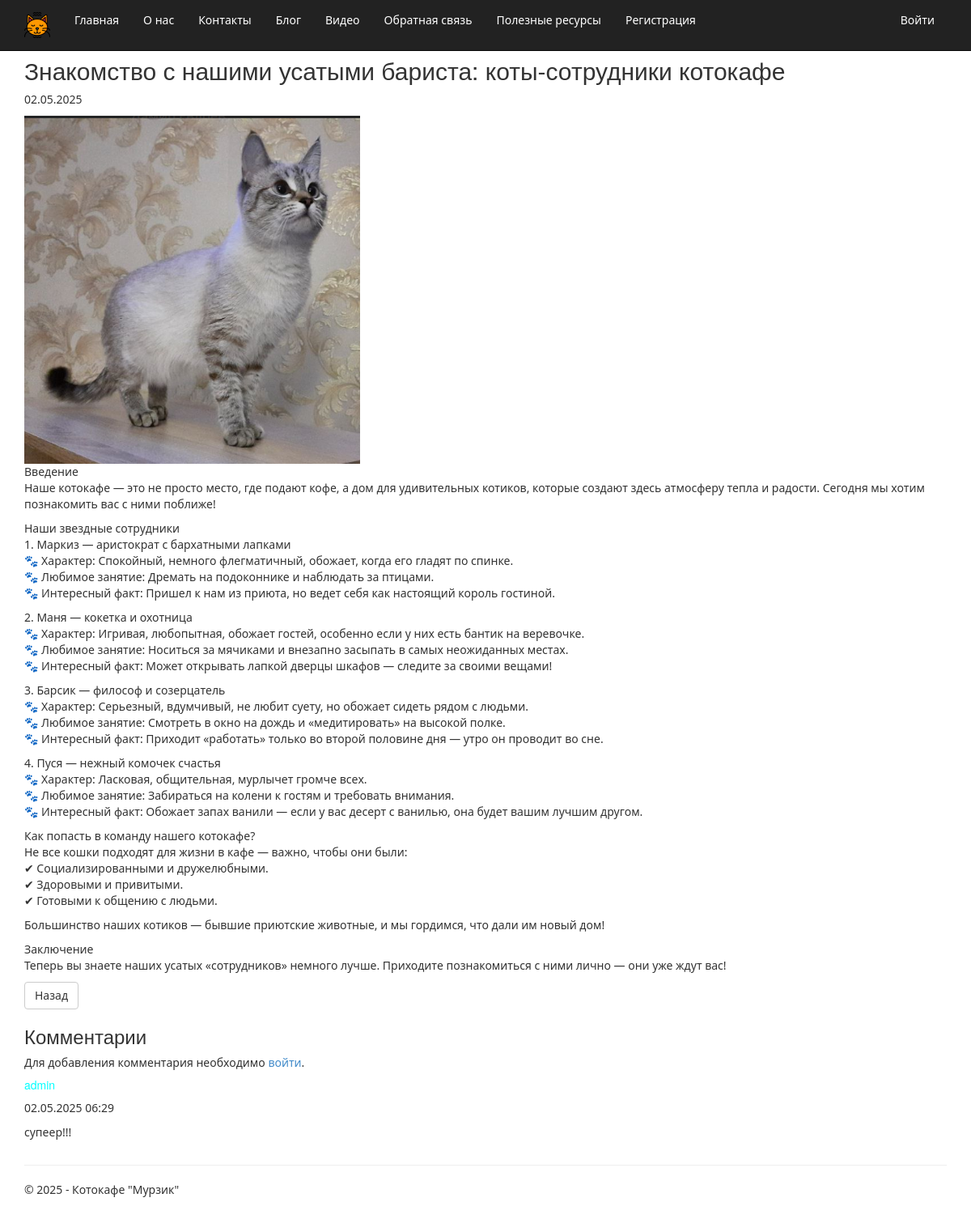
Screenshot of /blogpost/10/ with the database file from the repository.
### app/models.py (models this page shows, shortened)
class Blog(models.Model):
    title = models.CharField(max_length=100, unique_for_date="posted", verbose_name="Заголовок")
    description = models.TextField(verbose_name="Краткое содержание")
    content = models.TextField(verbose_name="Полное содержание")
    posted = models.DateTimeField(db_index=True, auto_now_add=True, verbose_name="Опубликована")
    author = models.ForeignKey(User, null=True, blank=True, on_delete=models.SET_NULL, verbose_name="Автор")
    image = models.FileField(upload_to='blog/', default='temp.jpg', verbose_name="Путь к картинке")
    class Meta:
        db_table = "Posts"
        ordering = ["-posted"]
        verbose_name = "статья блога"
        verbose_name_plural = "статьи блога"

class Comment(models.Model):
    text = models.TextField(verbose_name="Комментарий")
    date = models.DateTimeField(default=timezone.now, verbose_name="Дата")
    author = models.ForeignKey(User, on_delete=models.CASCADE, verbose_name="Автор")
    post = models.ForeignKey(Blog, on_delete=models.CASCADE, verbose_name="Статья")
    class Meta:
        db_table = "Comments"
        verbose_name = "Комментарий"
        verbose_name_plural = "Комментарии к статьям блога"
        ordering = ['-date']

### app/views.py (the view)
# urls.py: path('blogpost/<int:post_id>/', views.blogpost, name='blogpost'),
def blogpost(request, post_id):
    post = get_object_or_404(Blog, id=post_id)
    comments = Comment.objects.filter(post=post).exclude(post__title="Video Comments")
    if request.method == "POST":
        form = CommentForm(request.POST)
        if form.is_valid():
            comment = form.save(commit=False)
            comment.author = request.user
            comment.post = post
            comment.save()
            messages.success(request, 'Комментарий добавлен!')
            return redirect('blogpost', post_id=post.id)
    else:
        form = CommentForm()
    return render(
        request,
        'app/blogpost.html',
        {
            'title': post.title,
            'post': post,
            'form': form,
            'comments': comments,
            'year': datetime.now().year,
        }
    )

### app/templates/app/blogpost.html
{% extends "app/layout.html" %}
{% block content %}
<div class="row">
    <div class="col-md-12">
        <h2>{{ post.title }}</h2>
        <p class="date">{{ post.posted|date:"d.m.Y" }}</p>
        {% if post.image %}
            <img src="{{ post.image.url }}" alt="{{ post.title }}" class="img-responsive">
        {% endif %}
        <div class="content">
            {{ post.content|linebreaks }}
        </div>
        <a href="{% url 'blog' %}" class="btn btn-default">Назад</a>
    </div>
</div>
<div class="row">
    <div class="col-md-12">
        <h3>Комментарии</h3>
        {% if user.is_authenticated %}
            <form method="post">
                {% csrf_token %}
                {{ form.as_p }}
                <button type="submit" class="btn btn-primary">Добавить комментарий</button>
            </form>
        {% else %}
            <p>Для добавления комментария необходимо <a href="{% url 'login' %}">войти</a>.</p>
        {% endif %}
        {% if comments %}
            {% for comment in comments %}
                <div class="comment">
                    <h5>{{ comment.author }}</h5>
                    <p class="date">{{ comment.date|date:"d.m.Y H:i" }}</p>
                    <p>{{ comment.text|linebreaks }}</p>
                </div>
            {% endfor %}
        {% else %}
            <p>Комментариев пока нет.</p>
        {% endif %}
    </div>
</div>
{% endblock %}

### app/static/app/content/site.css (style rules this page uses)
body { padding-top: 50px; padding-bottom: 20px; font-family: 'Segoe UI', Tahoma, Geneva, Verdana, sans-serif; }
.comment h5 { color: aqua !important; }

### rows the page displays
Blog: title "Знакомство с нашими усатыми бариста: коты-сотрудники котокафе", posted "02.05.2025", image (picture), content "Введение Наше котокафе — это не просто место, где подают кофе, а дом для удивительных котиков, которые создают здесь атмосферу тепла и радости. Сегодня мы хотим познакомить вас с ними поближе! Наши звездные сотрудники 1. Маркиз — аристократ с бархатными лапками 🐾 Характер: Спокойный, немного флегматичный, обожает, когда его гладят по спинке. 🐾 Любимое занятие: Дремать на подоконнике и наблюдать за птицами. 🐾 Интересный факт: Пришел к нам из приюта, но ведет себя как настоящий король гостиной. 2. Маня — кокетка и охотница 🐾 Характер: Игривая, любопытная, обожает гостей, особенно если у них есть бантик на веревочке. 🐾 Любимое занятие: Носиться за мячиками и внезапно засыпать в самых…"
Comment: author "admin", date "02.05.2025 06:29", text "супеер!!!"
